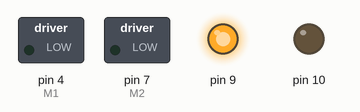
The sketch below on a simulated Arduino Uno, built with avr-gcc and run on an emulated ATmega328P. Shown: switched loads named in the sketch (green lamp = pin HIGH), output pins drawn as LEDs (lit = HIGH).

Above: at 0.05 s.
Timing chart, 0 to 3.0 s (numbered marks = the images above):
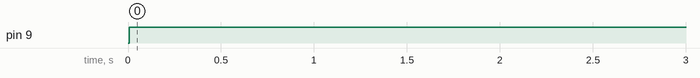

The sketch:

commande_robot.ino
```cpp
//Arduino PWM Speed Control：
int E1 = 5;
int M1 = 4;
int E2 = 6;
int M2 = 7;

void setup()
{
    pinMode(9, OUTPUT);
    pinMode(10, OUTPUT);
    pinMode(10, OUTPUT);
    pinMode(M1, OUTPUT);
    pinMode(M2, OUTPUT);
    pinMode(E1, INPUT);
    pinMode(E2, INPUT);
        // Signal de sortie 30,5 Hz
    OCR1A= 105; // sert à régler le -alpha
    // non-inverted fast PWM on OC1A with prescalar of 1
    TCCR1A = (1<<COM1A0) | (1<<COM1A1) | (1<<WGM11) | (1<<WGM10); // Fast PWM inverting mode
    TCCR1B = (1<<WGM12) | (1<<CS12) | (1<<CS10); // Fast PMW 10 bits - prescaler max (1024)
}

void loop()
{
}
```

Measured:
- by itself, pin 9: LOW → HIGH at 0.01 s
